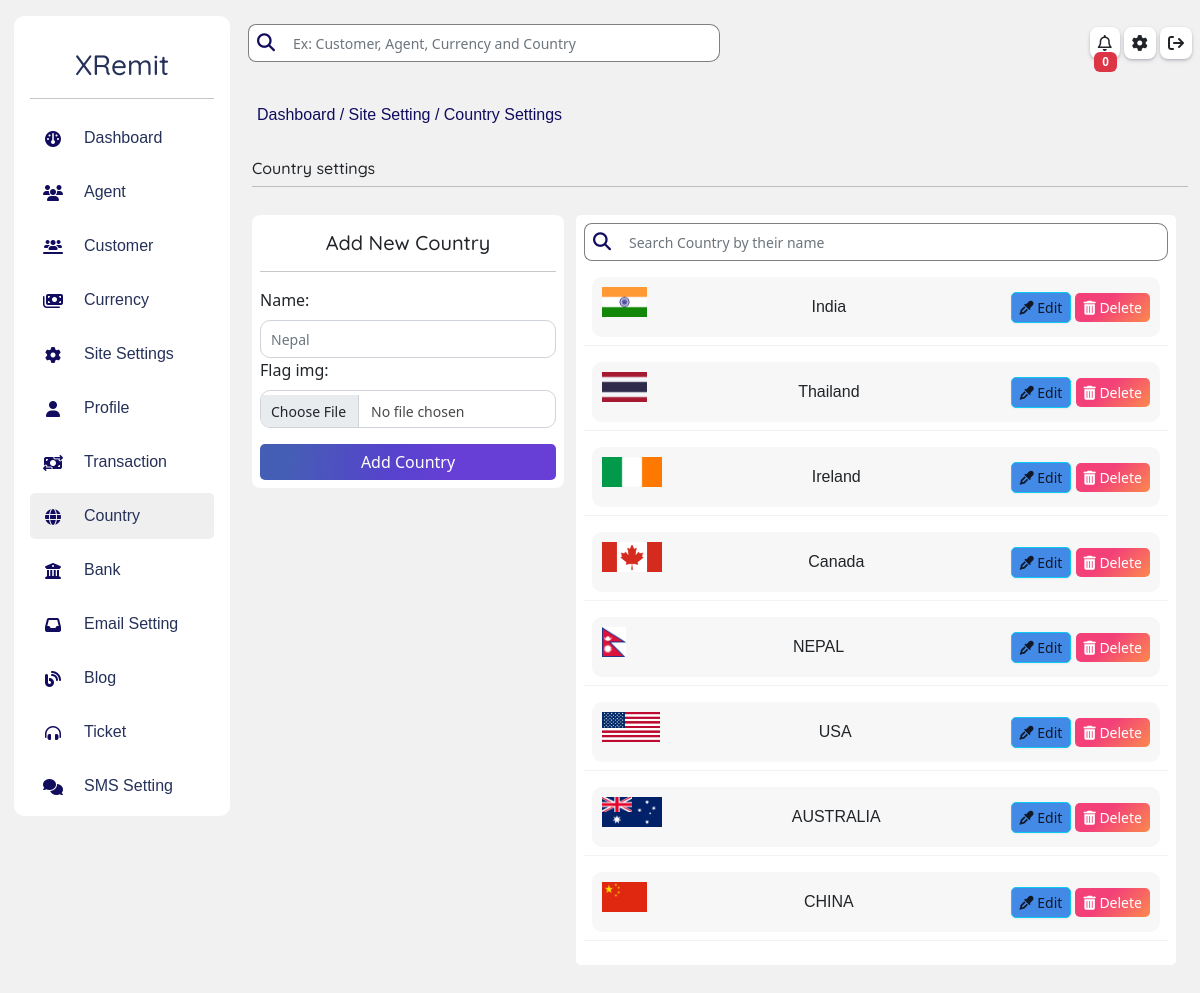
Screenshot of /owner/country-setting with the database file from the repository.
### homepage/models.py (models this page shows, shortened)
class Country(models.Model):
    name = models.CharField(max_length=200)
    flag_img = models.ImageField(upload_to ="flag/", null = True, blank = True)
    created_at = models.DateTimeField(auto_now_add= True)
    updated_at = models.DateTimeField(auto_now=True)

### owner/views.py (the view, shortened to what this page needs)
# urls.py: path('country-setting', views.countryView, name = "country"),
def countryView(request):
    country = Country.objects.all().order_by('-id')
    form = CountryForm()
    dist = {
        'country':country,
        'form': form
    }
    noti = notification()
    dist.update(noti)
    return render(request, "owner/country.html", dist)

### owner/forms.py
class CountryForm(forms.ModelForm):
    class Meta:
        model = Country
        fields = ('__all__')
        widgets= {
            'name':forms.TextInput(attrs={'class':'form-control mt-2', 'placeholder':'Nepal'}),
            'flag_img':forms.FileInput(attrs={'class':'form-control mt-2'}),
            'allowed':forms.Select(attrs={'class':'form-control mt-2'}),
        }

### owner/views.py (called while the page is built)
def notification():
   noti = AdminNotification.objects.filter(seen= False)
   count = noti.count()
   li = {
       'noti':noti,
       'noti_count':count
   }
   return li

### template/owner/country.html (shortened to what this page needs)
{% extends 'owner/dashboard.html' %}
{% load static %}
{% block inside %}
<div class="row p-0 m-0 mt-3">
    <div class="mt-3 mb-3">
      <span class="breadcum">
        <a href="{%url 'owner:dashboard'%}">
            Dashboard
        </a>/
        <a href="{%url 'owner:site'%}">
            Site Setting
        </a>/
        Country Settings
      </span>
    </div>
    <div class="row m-0  mt-3">
        <h6 class="p-0">
            Country settings
        </h6>
        <hr>
        <div class="row p-0 m-0 mt-1">
            <div class="col-lg-4 col-12 m-0 p-0 mt-2">
                <div id="login-card" class="p-2">
                    <h5 class="m-2 text-center">Add New Country</h5>
                    <hr>
                    <form action="" method="post" enctype="multipart/form-data">
                        <div class="row p-0 m-0">
                            {{form}}
                            <button class="btn btn-primary mt-3" type="submit">
                                Add Country
                            </button>
                        </div>
                    </form>
                </div>
            </div>
            <div class="col-lg-8 col-12 mt-2">
                <div class="card p-2">
                    <div class=" login-flex d-flex my-auto" style="width: 100%;">
                        <i class="fa fa-magnifying-glass my-auto p-2"></i>
                        <input type="text" name="search"  id="search" onkeyup="SearchName()" class="form-control"  placeholder="Search Country by their name" required id="">
                       </div>
                    <table class="table border-1" id="myTable">
                        <tbody>
                            {% for i in country  %}
                                <tr>
                                    <td>
                                        <div class="item-list-div mt-2 p-1">
                                            <div class="d-flex justify-content-between">
                                                {% if i.flag_img %}
                                                    <img src="{{i.flag_img.url}}" alt="" height="30px;" width="auto;">
                                                {%else%}
                                                    <i class="fa fa-globe"></i>
                                                {% endif %}
                                                <p class="m-0 p-2 my-auto">
                                                    {{i.name}}
                                                </p>
                                                <div class="my-auto">
                                                    <button class="btn btn-sm btn-info" data-bs-toggle="modal" data-bs-target="#exampleModalEdit{{i.id}}">
                                                        <i class="fa fa-eye-dropper"></i>
                                                        Edit
                                                    </button>
                                                    <button class="btn btn-sm btn-danger" data-bs-toggle="modal" data-bs-target="#exampleModal{{i.id}}">
                                                        <i class="fa fa-trash-alt"></i>
                                                        Delete
                                                    </button>
                                                </div>
                                            </div>
                                        </div>
                                    </td>
                                </tr>
                            {% endfor %}
                        </tbody>
                    </table>
                </div>
            </div>
        </div>
    </div>
</div>
{% endblock inside %}

### static/css/style.css (style rules this page uses)
.btn-primary { background-image: linear-gradient(92.88deg, #455EB5 9.16%, #5643CC 43.89%, #673FD7 64.72%); border-radius: 5px; border-style: none; color: #FFFFFF; cursor: pointer; font-weight: 500; text-align: center; transition: all .5s; }
.btn-danger { align-items: center; background-image: linear-gradient(135deg, #f34079 40%, #fc894d); border: 0; border-radius: 5px; box-sizing: border-box; color: #fff; cursor: pointer; }
.btn-info { background-color: #4389e6; border-radius: 5px; box-sizing: border-box; color: #111827; text-align: center; text-decoration-thickness: auto; box-shadow: 0 1px 2px 0 rgba(0, 0, 0, 0.05); cursor: pointer; user-select: none; -webkit-user-select: none; touch-action: manipulation; }
.form-control { color: rgb(73, 73, 73); font-size: 14px; height: 38px; padding: 10px; border-radius: 10px; }
.card { border-radius: 5px; border: none!important; }
small, span, p { font-family: 'Alegreya Sans SC', sans-serif; }
h1, h2, h3, h4, h5, h6 { font-family: 'Quicksand', sans-serif; }
body { background-color: #f1f1f1; }
a { text-decoration: none; color: inherit; }
#login-card { background-color: rgb(255, 255, 255); border-radius: 8px; }
.login-flex i { background-color: white; font-size: 18px; height: 38px; border-left: 1px solid grey; border-top: 1px solid grey; border-bottom: 1px solid grey; color: #110c5e; border-top-left-radius: 8px; border-bottom-left-radius: 8px; box-shadow: rgb(rgb(1rgb(169, 169, 169)84, 184), rgb(141rgb(92, 92, 92)1, 141), #1e1780); }
.breadcum { padding: 5px; font-weight:300; background-color: rgb(241, 241, 241); color: #110c5e; border-radius: 5px; box-shadow: rgba(50, 50, 93, 0.25) 0px 50px 100px -20px, rgba(0, 0, 0, 0.3) 0px 30px 60px -30px; }
.item-list-div { background-color: #f7f7f7; padding: 10px!important; border-radius: 10px; }
#search { border: none; border-right: 1px solid grey; border-top: 1px solid grey; border-bottom: 1px solid grey; border-bottom-left-radius: 0px; border-top-left-radius: 0px; }
#myTable { outline: none!important; border-color: #f3f3f3; }

### template/owner/country.html (style rules this page uses)
label { padding: 0px!important; }

### rows the page displays
Country: flag_img (picture), name "India"
Country: flag_img (picture), name "Thailand"
Country: flag_img (picture), name "Ireland"
Country: flag_img (picture), name "Canada"
Country: flag_img (picture), name "NEPAL"
Country: flag_img (picture), name "USA"
Country: flag_img (picture), name "AUSTRALIA"
Country: flag_img (picture), name "CHINA"

### other values shown
{{ noti_count }} "0"
